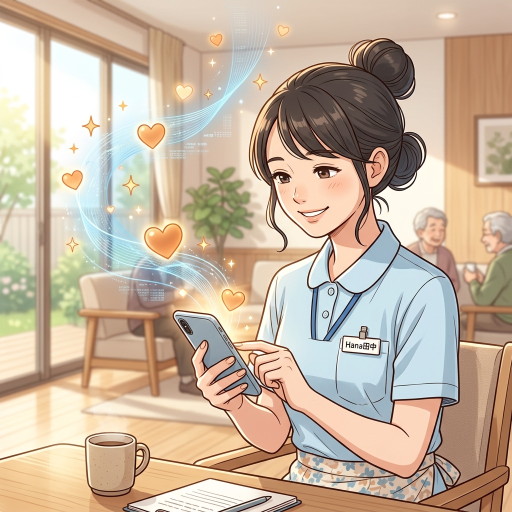
#> input picture docs/note_images/00_header_v2.png, 1024 x 1024 px, found by its file name (shown at 1/2 size)
$ python resize_header.py
#> lines starting #> are read from the running program, lines starting #| are printed output that depends on the picture
from PIL import Image
import os

def resize_for_note(input_path, output_path):
#> called with input_path = 'docs/note_images/00_header_v2.png', output_path = 'docs/note_images/00_header_note_size.png'
    target_w, target_h = 1920, 1006
    target_aspect = target_w / target_h

    img = Image.open(input_path)
#> img is the input picture: PIL image 1024x1024 RGB; mean R, G, B 198.2, 179.3, 158.9
    current_w, current_h = img.size
#> current_w = 1024; current_h = 1024
    current_aspect = current_w / current_h
#> current_aspect = 1

    if current_aspect > target_aspect:
        # 現在の方が横長 -> 横を削る
        new_w = int(current_h * target_aspect)
        left = (current_w - new_w) // 2
        img = img.crop((left, 0, left + new_w, current_h))
    else:
        # 現在の方が縦長（正方形含む） -> 縦を削る
        # キャラクターが中央より少し上にいることが多いため、少し上寄りに残す（中央から少し上にオフセット）
        new_h = int(current_w / target_aspect)
#> new_h = 536
        top = int((current_h - new_h) * 0.4) # 40%の位置を起点にする（少し上寄り）
#> top = 195
        img = img.crop((0, top, current_w, top + new_h))
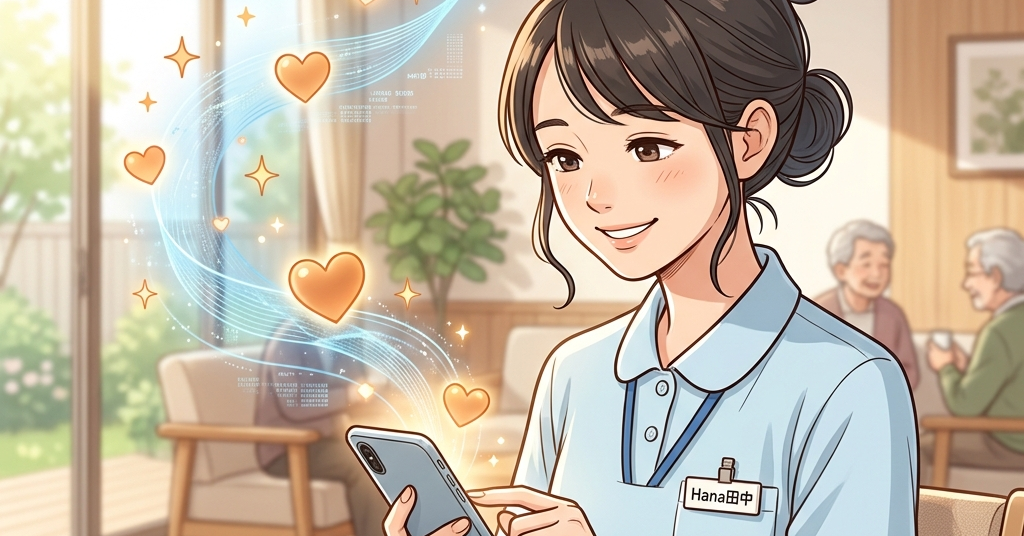
#> img: PIL image 1024x536 RGB; mean R, G, B 194.9, 182.4, 164

    # 最終的なリサイズ
    img = img.resize((target_w, target_h), Image.Resampling.LANCZOS)
#> img: PIL image 1920x1006 RGB
    img.save(output_path, quality=95)
    print(f"Resized: {input_path} -> {output_path} ({target_w}x{target_h})")

if __name__ == "__main__":
    src = "docs/note_images/00_header_v2.png"
    dst = "docs/note_images/00_header_note_size.png"
    resize_for_note(src, dst)

$ run again, with docs/note_images/00_header.png copied over docs/note_images/00_header_v2.png
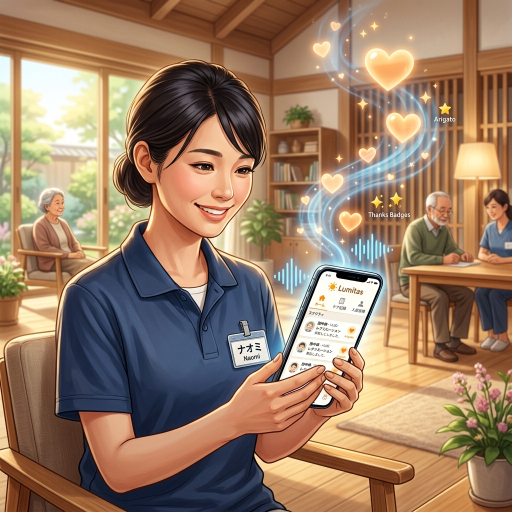
#> input picture docs/note_images/00_header.png, 1024 x 1024 px, found by its file name (shown at 1/2 size)
#> in resize_for_note, img is the input picture: PIL image 1024x1024 RGB; mean R, G, B 152.4, 123.9, 100.5
#> in resize_for_note, `img = img.crop((0, top, current_w, top + new_h))`:
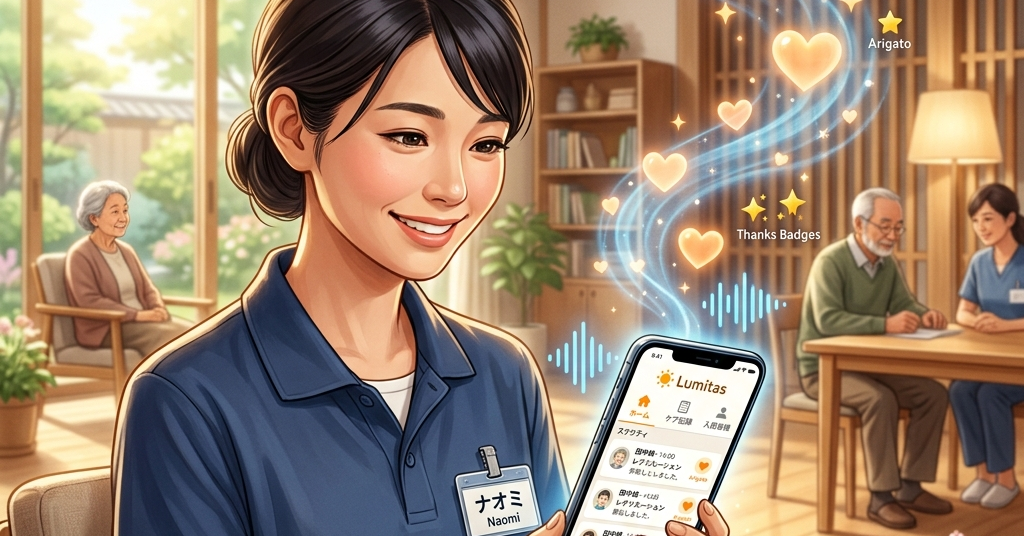
#> img: PIL image 1024x536 RGB; mean R, G, B 155.4, 133.1, 111.6

$ run again, with docs/note_images/01_good_catch.png copied over docs/note_images/00_header_v2.png
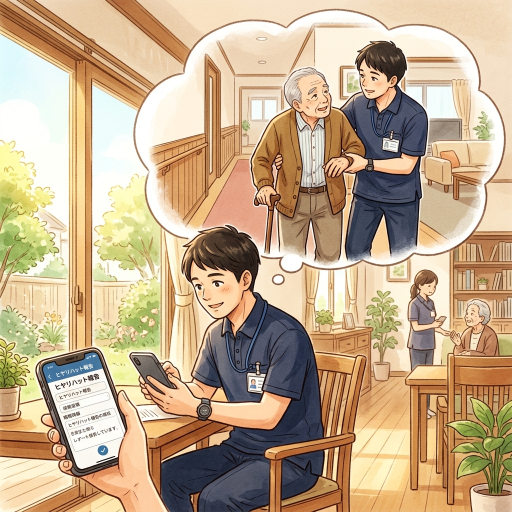
#> input picture docs/note_images/01_good_catch.png, 1024 x 1024 px, found by its file name (shown at 1/2 size)
#> in resize_for_note, img is the input picture: PIL image 1024x1024 RGB; mean R, G, B 195.3, 171.2, 140.2
#> in resize_for_note, `img = img.crop((0, top, current_w, top + new_h))`:
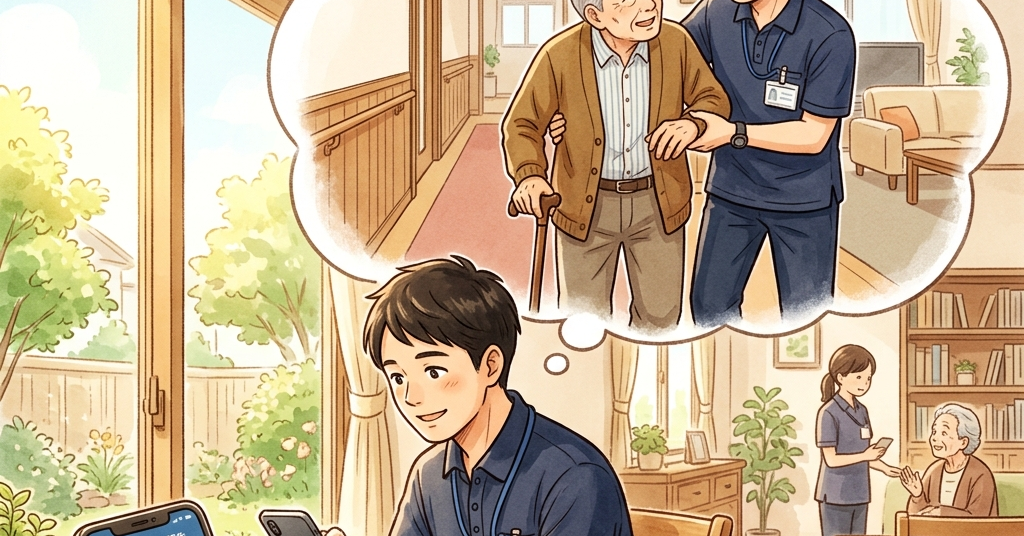
#> img: PIL image 1024x536 RGB; mean R, G, B 197.3, 176.6, 145.2

$ run again, with docs/note_images/03_ai_voice.png copied over docs/note_images/00_header_v2.png
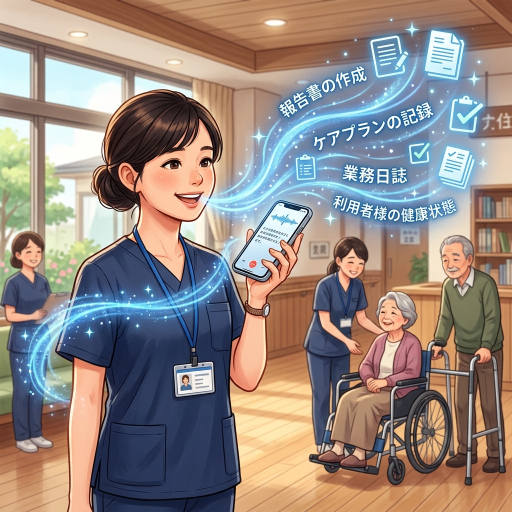
#> input picture docs/note_images/03_ai_voice.png, 1024 x 1024 px, found by its file name (shown at 1/2 size)
#> in resize_for_note, img is the input picture: PIL image 1024x1024 RGB; mean R, G, B 148, 135.4, 129.3
#> in resize_for_note, `img = img.crop((0, top, current_w, top + new_h))`:
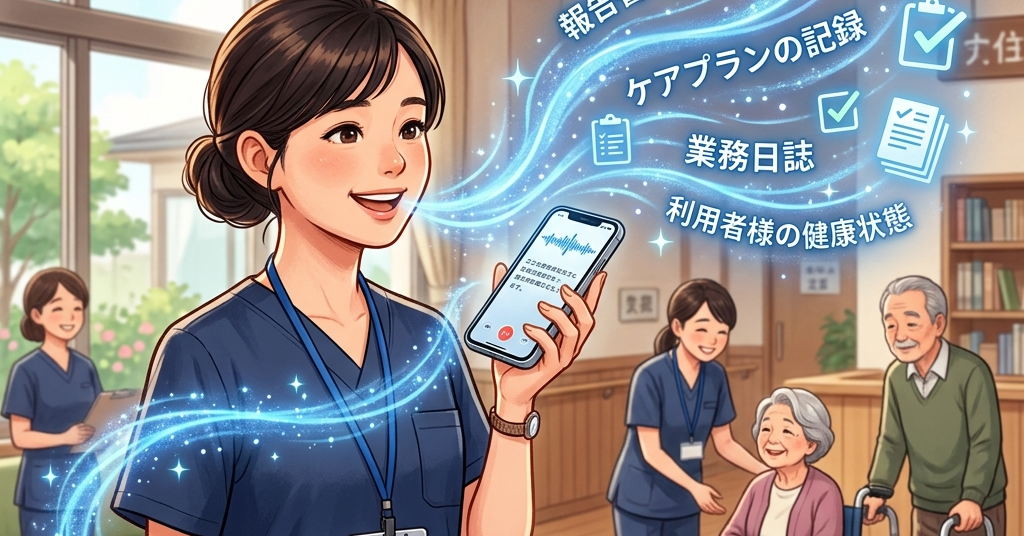
#> img: PIL image 1024x536 RGB; mean R, G, B 145.5, 142.2, 141.8
